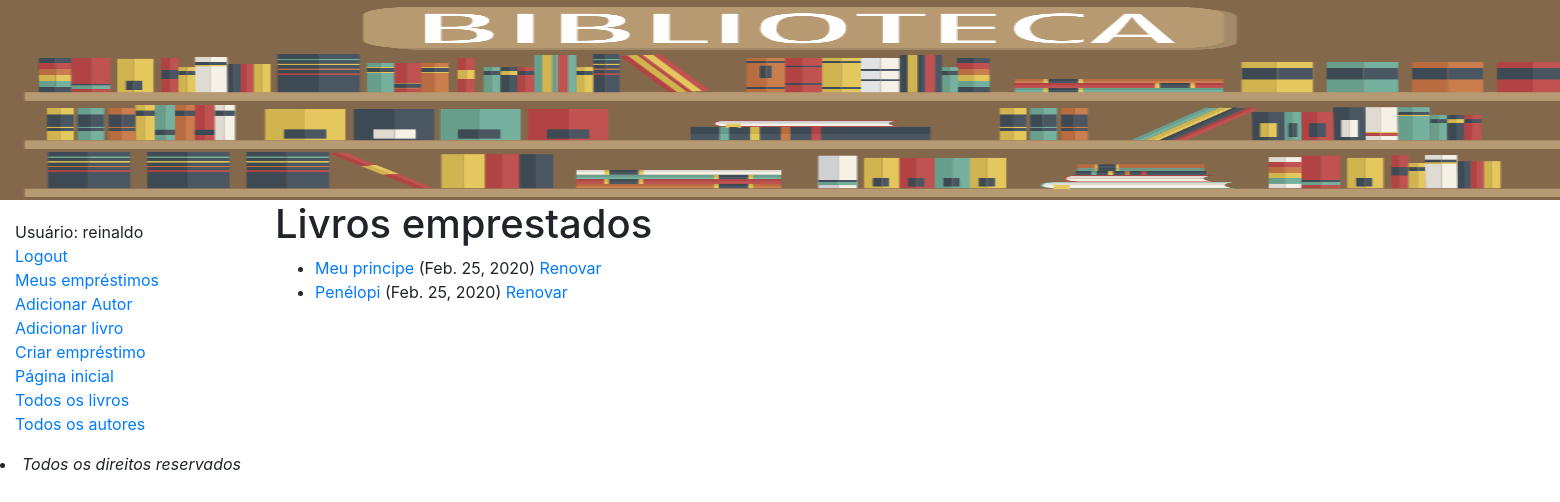
The app's page /catalog/mybooks/ (signed in) with its own data.
### catalog/models.py (models this page shows, shortened)
class BookInstance(models.Model):
    id = models.UUIDField(primary_key=True, default=uuid.uuid4,
                          help_text='ID exclusivo para este livro em particular em toda a biblioteca')
    book = models.ForeignKey('Book', on_delete=models.SET_NULL, null=True)
    imprint = models.CharField(max_length=200)
    due_back = models.DateField(null=True, blank=True)
    borrower = models.ForeignKey(User, on_delete=models.SET_NULL, null=True, blank=True)
    LOAN_STATUS = (
        ('m', 'Manutenção'),
        ('p', 'Por empréstimo'),
        ('a', 'Acessível'),
        ('r', 'Reservado'),
    )
    status = models.CharField(
        max_length=1,
        choices=LOAN_STATUS,
        blank=True,
        default='a',
        help_text='Status',
    )
    class Meta:
        ordering = ['due_back']
        permissions = (("can_mark_returned", "Definir livro como retornado"),)
    @property
    def is_overdue(self):
        if self.due_back and date.today() > self.due_back:
            return True
        return False

class Book(models.Model):
    title = models.CharField(max_length=200)
    author = models.ForeignKey('Author', on_delete=models.SET_NULL, null=True)
    summary = models.TextField(max_length=1000, help_text='Entre com uma descrição do livro')
    isbn = models.CharField('ISBN', max_length=13,
                            help_text='13 Character <a href="https://www.isbn-international.org/content/what-isbn">ISBN number</a>')
    genre = models.ManyToManyField(Genero, help_text='Selecione um genêro do livro')
    def display_genre(self):
        """Create a string for the Genre. This is required to display genre in Admin."""
        return ', '.join(genre.name for genre in self.genre.all()[:3])
    display_genre.short_description = 'Genero'

### catalog/views.py (the view)
# urls.py: path('mybooks/', views.LoanedBooksByUserListView.as_view(), name='my-borrowed'),
class LoanedBooksByUserListView(LoginRequiredMixin, generic.ListView):
    model = BookInstance
    template_name = 'bookinstance_list_borrowed_user.html'
    paginate_by = 10
    def get_queryset(self):
        return BookInstance.objects.filter(borrower=self.request.user).filter(status__exact='p').order_by('due_back')

### catalog/templates/bookinstance_list_borrowed_user.html (shortened to what this page needs)
<!doctype html>
<html lang="en">
<head>
</head>
<body>
{% extends "base_generic.html" %}
{% block content %}
    <h1>Livros emprestados</h1>
    {% if bookinstance_list %}
    <ul>
      {% for bookinst in bookinstance_list %}
      <li class="{% if bookinst.is_overdue %}text-danger{% endif %}">
        <a href="{% url 'book-detail' bookinst.book.pk %}">{{bookinst.book.title}}</a> ({{ bookinst.due_back }})
          {% if perms.catalog.can_mark_returned %}
            <a href="{% url 'renew-book-librarian' bookinst.id %}">Renovar</a>
            {% endif %}
      </li>
      {% endfor %}
    </ul>
    {% else %}
      <p>Não há livros emprestados.</p>
    {% endif %}
{% endblock %}

### catalog/templates/base_generic.html (shortened to what this page needs)
<!doctype html>
<html lang="en">
<head>
</head>
    <link rel="stylesheet" href="https://stackpath.bootstrapcdn.com/bootstrap/4.1.3/css/bootstrap.min.css">
  {% load static %}
    <link rel="stylesheet" href="{% static 'css/styles.css' %}">
    <img src="{% static 'images/Biblioteca-CRB-6.png' %}" alt="center" style="width:1600px;height:200px;">
</head>
<body>
  <div class="container-fluid">
    <div class="row">
      <div class="col-sm-2">
      {% block sidebar %}
        <ul class="sidebar-nav">
            {% if user.is_authenticated%}
            <li> Usuário: {{user.get_username}} </li>
            <li> <a href = "{% url 'logout'%}? next = {{request.path}} "> Logout </a> </li>
            <li> <a href ="{% url 'my-borrowed' %}">Meus empréstimos</a></li>
            <li><a href="{% url 'author_create' %}">Adicionar Autor</a> </li>
            <li><a href="{% url 'create-book' %}">Adicionar livro</a> </li>
            <li><a href="{% url 'create-emprestimo' %}">Criar empréstimo</a> </li>
            {% else%}
            <li> <a href ="{% url 'login'%}? next = {{ request.path}} "> Login </a> </li>
            {% endif%}
            <li><a href="{% url 'index' %}">Página inicial</a></li>
            <li><a href="{% url 'books' %}">Todos os livros</a></li>
            <li><a href="{% url 'author-list' %}">Todos os autores</a></li>
        </ul>
     {% endblock %}
      </div>
      <div class="col-sm-10 ">{% block content %}{% endblock %}</div>
        {% block pagination %}
        <div align = "center">
        <li><em>Todos os direitos reservados</em></li>
        </div>
  {% endblock %}
    </div>
  </div>
</body>
</html>

### catalog/static/css/styles.css (style rules this page uses)
.sidebar-nav { margin-top: 20px; padding: 0; list-style: none; background-color: #00539; }

### records on screen
BookInstance: book "Meu principe", due_back "Feb. 25, 2020"
BookInstance: book "Penélopi", due_back "Feb. 25, 2020"

### other values on screen
{{ user.get_username }} "reinaldo"
